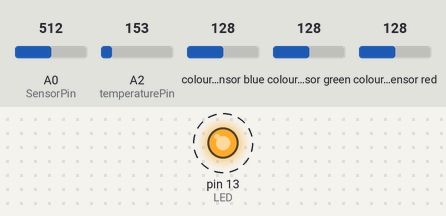
This sketch was run on a simulated Arduino Uno, built with avr-gcc and run on an emulated ATmega328P. Parts: output pins drawn as LEDs (lit = HIGH). Wiring (inferred from the names in the program): TCS3200 colour sensor: output pin 10; S2 pin 12; S3 pin 11; S0 pin 8; S1 pin 9. Dashed ring = blinking. The inputs (shaded band) are chosen by the test bench; at power-on: A2 (temperaturePin) = 153, A0 (SensorPin) = 512, colour sensor blue 128, colour sensor green 128, colour sensor red 128. Pins used as bus, display or sensor lines are not drawn; what the sketch prints to the serial monitor is not drawn.

Above: at 4.2 s.
4.3 s: A2 (temperaturePin) set to 135
7.3 s: A2 (temperaturePin) set to 114
Timing chart, 0 to 14.8 s (numbered marks = the images above; inputs shaded):
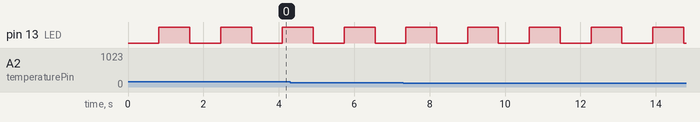

Measured:
- by itself, pin 13 (LED): alternates HIGH for 0.82 s and LOW for 0.82 s

The sketch:

combined_code.ino
```cpp
#define SensorPin A0            //pH meter Analog output to Arduino Analog Input 0
#define Offset 0.00            //deviation compensate
#define LED 13
#define samplingInterval 20
#define printInterval 800
#define ArrayLenth  40    //times of collection
#define S0 8
#define S1 9
#define S2 12
#define S3 11
#define sensorOut 10

int frequency = 0;
int pHArray[ArrayLenth];   //Store the average value of the sensor feedback
int pHArrayIndex = 0;
const int temperaturePin = A2;

void setup() {
  pinMode(S0, OUTPUT);
  pinMode(S1, OUTPUT);
  pinMode(S2, OUTPUT);
  pinMode(S3, OUTPUT);
  pinMode(sensorOut, INPUT);

  digitalWrite(S0, HIGH);
  digitalWrite(S1, LOW);

  Serial.begin(9600);
  pinMode(LED, OUTPUT);

}

void loop() {
  pH_sensor();
  temperature();
  color2RGB();
}

void pH_sensor() {
  static unsigned long samplingTime = millis();
  static unsigned long printTime = millis();
  static float pHValue, voltage;
  if (millis() - samplingTime > samplingInterval)
  {
    pHArray[pHArrayIndex++] = analogRead(SensorPin);
    if (pHArrayIndex == ArrayLenth)pHArrayIndex = 0;
    voltage = avergearray(pHArray, ArrayLenth) * 5.0 / 1024;
    pHValue = 3.5 * voltage + Offset;
    samplingTime = millis();
  }
  if (millis() - printTime > printInterval)  //Every 800 milliseconds, print a numerical, convert the state of the LED indicator
  {
    Serial.print("Voltage:");
    Serial.print(voltage, 2);
    Serial.print(",pH value:");
    Serial.print(pHValue, 2);
    digitalWrite(LED, digitalRead(LED) ^ 1);
    printTime = millis();
  }
}

void temperature() {

  float voltage, degreesC;
  voltage = analogRead(temperaturePin) * 0.004882814;

  degreesC = (voltage - 0.5) * 100.0;

  Serial.print(";Voltage:");
  Serial.print(voltage);
  Serial.print(",deg C:");
  Serial.print(degreesC);
  Serial.print(";");

}

void color2RGB() {
  // Setting red filtered photodiodes to be read
  digitalWrite(S2, LOW);
  digitalWrite(S3, LOW);
  // Reading the output frequency
  frequency = pulseIn(sensorOut, LOW);
  //Remaping the value of the frequency to the RGB Model of 0 to 255
  frequency = map(frequency, 25, 72, 255, 0);
  // Printing the value on the serial monitor
  Serial.print(frequency);//printing RED color frequency
  Serial.print("*");

  // Setting Green filtered photodiodes to be read
  digitalWrite(S2, HIGH);
  digitalWrite(S3, HIGH);
  // Reading the output frequency
  frequency = pulseIn(sensorOut, LOW);
  //Remaping the value of the frequency to the RGB Model of 0 to 255
  frequency = map(frequency, 30, 90, 255, 0);
  // Printing the value on the serial monitor
  Serial.print(frequency);//printing RED color frequency
  Serial.print("*");

  // Setting Blue filtered photodiodes to be read
  digitalWrite(S2, LOW);
  digitalWrite(S3, HIGH);
  // Reading the output frequency
  frequency = pulseIn(sensorOut, LOW);
  //Remaping the value of the frequency to the RGB Model of 0 to 255
  frequency = map(frequency, 25, 70, 255, 0);
  // Printing the value on the serial monitor
  Serial.print(frequency);//printing RED color frequency
  Serial.println(";");
  delay(100);
}

double avergearray(int* arr, int number) {
  int i;
  int max, min;
  double avg;
  long amount = 0;
  if (number <= 0) {
    Serial.println("Error number for the array to avraging!/n");
    return 0;
  }
  if (number < 5) { //less than 5, calculated directly statistics
    for (i = 0; i < number; i++) {
      amount += arr[i];
    }
    avg = amount / number;
    return avg;
  } else {
    if (arr[0] < arr[1]) {
      min = arr[0]; max = arr[1];
    }
    else {
      min = arr[1]; max = arr[0];
    }
    for (i = 2; i < number; i++) {
      if (arr[i] < min) {
        amount += min;      //arr<min
        min = arr[i];
      } else {
        if (arr[i] > max) {
          amount += max;  //arr>max
          max = arr[i];
        } else {
          amount += arr[i]; //min<=arr<=max
        }
      }//if
    }//for
    avg = (double)amount / (number - 2);
  }//if
  return avg;
}
```
